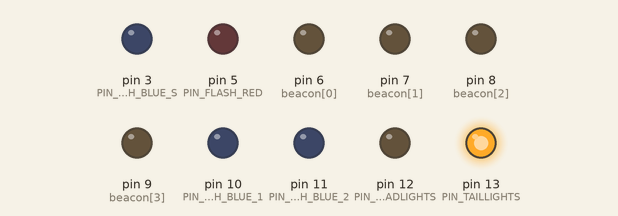
The sketch below on a simulated Arduino Nano, built with avr-gcc and run on an emulated ATmega328P. On the bench: output pins drawn as LEDs (lit = HIGH). Pins used as bus, display or sensor lines are not drawn.

Above: at 0.1 s.
At 4.6 s:
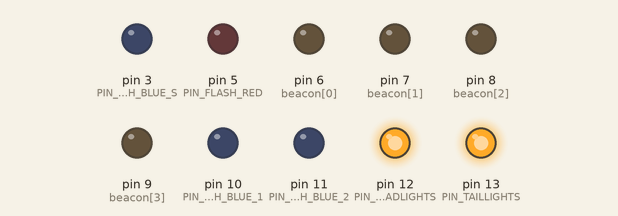
At 6.1 s:
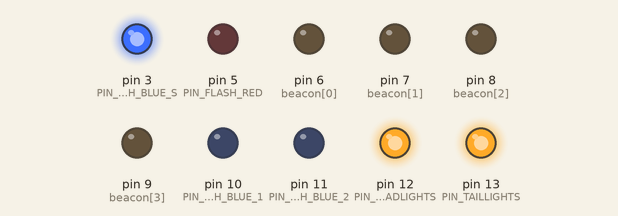
At 7.6 s:
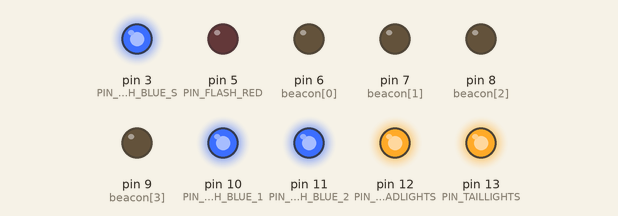
At 11.1 s:
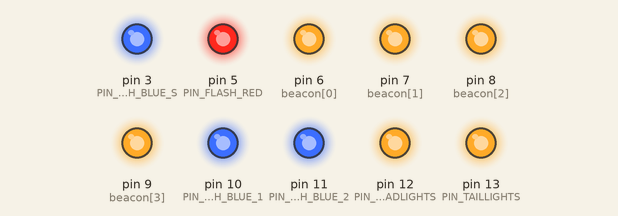
At 13.4 s:
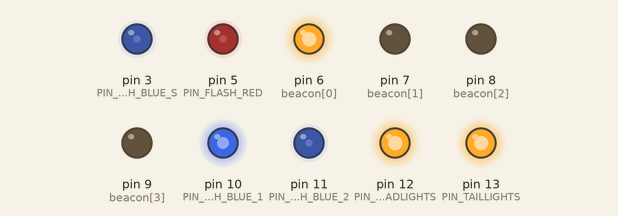
Timing chart, 0 to 40.0 s (numbered marks = the images above):
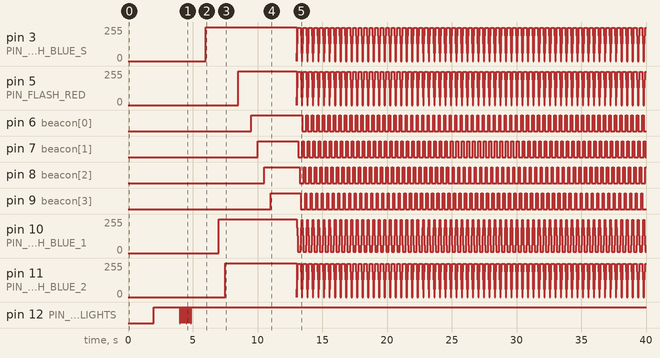

Measured:
- by itself, pin 6 (beacon[0]), pin 8 (beacon[2]), pin 9 (beacon[3]): alternates HIGH for 0.10 s and LOW for 0.33 s
- by itself, pin 7 (beacon[1]): alternates HIGH for 0.13 s and LOW for 0.30 s
- by itself, pin 10 (PIN_FLASH_BLUE_1): repeats every 0.43 s: 190/255 0.03 s, 130/255 0.03 s, 60/255 0.03 s, 10/255 0.23 s, 60/255 0.03 s, 130/255 0.03 s, 190/255 0.03 s, 250/255 0.05 s
- by itself, pin 3 (PIN_FLASH_BLUE_S), pin 5 (PIN_FLASH_RED), pin 11 (PIN_FLASH_BLUE_2): repeats every 0.43 s: 60/255 0.03 s, 130/255 0.03 s, 190/255 0.03 s, 250/255 0.23 s, 190/255 0.03 s, 130/255 0.03 s, 60/255 0.03 s, 0/255 0.05 s

The sketch:

main.ino
```cpp
/*
* Lego Ecto-1 firmware using arduino Nano.
* See: https://www.eurobricks.com/forum/index.php?/forums/topic/108459-lego-21108-ghostbusters-ecto-1-fully-enlightened/
*/
#define		TIMING				100
#define		PIN_FLASH_RED		5 //Red light on the front roof top
#define		PIN_FLASH_BLUE_1	10 //Front blue light on roof top 1
#define		PIN_FLASH_BLUE_2	11 //Front blue light on roof top 2
#define		PIN_FLASH_BLUE_S	3 //Flasher on the left side, sidemirror
#define		PIN_STROBE_1		2 //Front flashing headlight 1
#define		PIN_STROBE_2		4 //Front flashing headlight 2
#define		PIN_HEADLIGHTS		12 //Headlight
#define		PIN_TAILLIGHTS		13 //Tail light
int			beacon[] = { 6, 7, 8, 9 }; //Beacon on roof top. 4 beacon which make 4 LED per pin.

void Starting_Sequence()
{
	digitalWrite(PIN_TAILLIGHTS, HIGH);
	delay(2000);
	digitalWrite(PIN_HEADLIGHTS, HIGH);
	delay(2000);
	for (int i = 0; i < 6; i++)
	{
		digitalWrite(PIN_HEADLIGHTS, LOW);
		delay(20);
		digitalWrite(PIN_HEADLIGHTS, HIGH);
		delay(150);
	}
	digitalWrite(PIN_STROBE_1, HIGH);
	digitalWrite(PIN_STROBE_2, HIGH);
	delay(1000);
	digitalWrite(PIN_FLASH_BLUE_S, HIGH);
	delay(1000);
	digitalWrite(PIN_FLASH_BLUE_1, HIGH);
	delay(500);
	digitalWrite(PIN_FLASH_BLUE_2, HIGH);
	delay(1000);
	digitalWrite(PIN_FLASH_RED, HIGH);
	delay(1000);
	for (int i = 0; i < 4; i++)
	{
		digitalWrite(beacon[i], HIGH);
		delay(500);
	}
	delay(1500);
}

void set_lights(int a, int b, int c, int d, int strobe)
{
	analogWrite(PIN_FLASH_BLUE_S, a);
	analogWrite(PIN_FLASH_BLUE_1, b);
	analogWrite(PIN_FLASH_BLUE_2, c);
	analogWrite(PIN_FLASH_RED, d);
	digitalWrite(strobe, digitalRead(strobe) == HIGH ? LOW : HIGH);
	delay(25);
}

void setup()
{
	for (int i = 0; i < 4; i++)
	{
		pinMode(beacon[i], OUTPUT);
	}
	pinMode(PIN_FLASH_RED, OUTPUT);
	pinMode(PIN_FLASH_BLUE_1, OUTPUT);
	pinMode(PIN_FLASH_BLUE_2, OUTPUT);
	pinMode(PIN_FLASH_BLUE_S, OUTPUT);
	pinMode(PIN_STROBE_1, OUTPUT);
	pinMode(PIN_STROBE_2, OUTPUT);
	pinMode(PIN_HEADLIGHTS, OUTPUT);
	pinMode(PIN_TAILLIGHTS, OUTPUT);
	Starting_Sequence();
}

void loop()
{
	digitalWrite(beacon[1], HIGH);
	set_lights(0, 250, 0, 0, PIN_STROBE_1);
	set_lights(60, 190, 60, 60, PIN_STROBE_1);
	set_lights(130, 130, 130, 130, PIN_STROBE_2);
	set_lights(190, 60, 190, 190, PIN_STROBE_2);
	set_lights(250, 10, 250, 250, PIN_STROBE_1);
	digitalWrite(beacon[1], LOW);
	for (int i = 2; i < 4; i++) {
		digitalWrite(beacon[i], HIGH);
		delay(TIMING);
		digitalWrite(beacon[i], LOW);}
	for (int i = 3; i >= 0; i--){
		digitalWrite(beacon[i], LOW);}
	digitalWrite(beacon[0], HIGH);
	set_lights(190, 60, 190, 190, PIN_STROBE_1);
	set_lights(130, 130, 130, 130, PIN_STROBE_2);
	set_lights(60, 190, 60, 60, PIN_STROBE_2);
	set_lights(0, 250, 0, 0, PIN_STROBE_1);
	digitalWrite(beacon[0], LOW);
}
```
